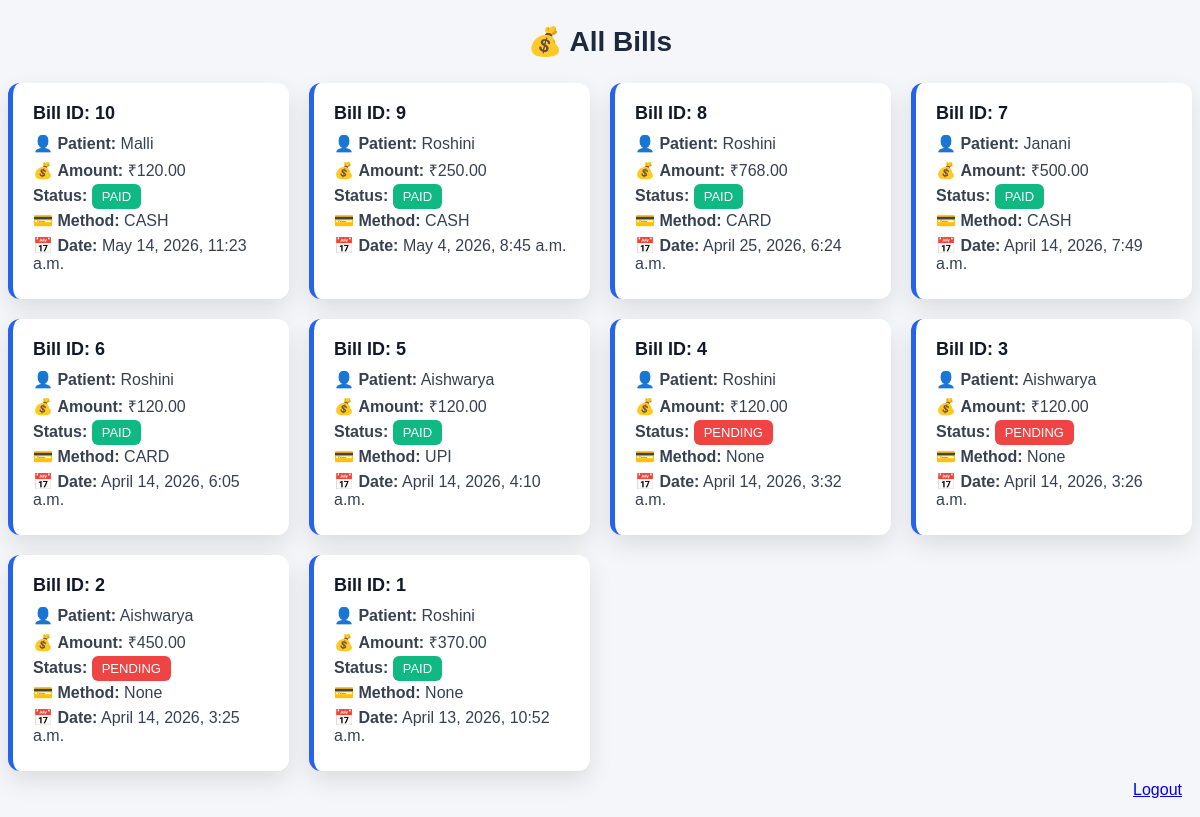
The page /happ/billing/ (signed in) on the database its author committed.
### happ/models.py (models this page shows, shortened)
class Billing(models.Model):
    bill_id = models.AutoField(primary_key=True)
    patient = models.ForeignKey(Patient, on_delete=models.CASCADE)
    appointment = models.ForeignKey(Appointment, on_delete=models.CASCADE)
    total_amount = models.DecimalField(max_digits=10, decimal_places=2, default=0)
    payment_status = models.CharField(
        max_length=20,
        choices=[
            ('PAID', 'Paid'),
            ('PENDING', 'Pending')
        ],
        default='PENDING'
    )
    payment_method = models.CharField(
        max_length=20,
        choices=[
            ('CASH', 'Cash'),
            ('CARD', 'Card'),
            ('UPI', 'UPI')
        ],
        null=True,
        blank=True
    )
    bill_date = models.DateTimeField(auto_now_add=True)

class Patient(models.Model):
    patient_id = models.AutoField(primary_key=True)
    name = models.CharField(max_length=100)
    username = models.CharField(max_length=100, unique=True)
    password = models.CharField(max_length=100)
    dob = models.DateField()
    gender = models.CharField(max_length=10)
    phone = models.CharField(max_length=15)
    email = models.EmailField(unique=True)
    address = models.TextField()
    blood_group = models.CharField(max_length=5)

### happ/views.py (the view)
# urls.py: path('billing/', views.view_bills, name='billing'),
@login_required
def view_bills(request):
    bills = Billing.objects.all().order_by('-bill_date')
    return render(request, 'view_bills.html', {'bills': bills})

### happ/templates/view_bills.html (shortened to what this page needs)
{% block content %}
<div class="container py-4">
    <div class="page-title">💰 All Bills</div>
    {% if bills %}
    <div class="bill-grid">
        {% for b in bills %}
        <div class="bill-card">
            <div class="bill-id">Bill ID: {{ b.bill_id }}</div>
            <div class="text">
                👤 <strong>Patient:</strong> {{ b.patient.name }}
            </div>
            <div class="text">
                💰 <strong>Amount:</strong> ₹{{ b.total_amount }}
            </div>
            <div class="text">
                <strong>Status:</strong>
                {% if b.payment_status == "PAID" %}
                    <span class="badge-paid">PAID</span>
                {% else %}
                    <span class="badge-pending">PENDING</span>
                {% endif %}
            </div>
            <div class="text">
                💳 <strong>Method:</strong> {{ b.payment_method }}
            </div>
            <div class="text">
                📅 <strong>Date:</strong> {{ b.bill_date }}
            </div>
        </div>
        {% endfor %}
    </div>
    {% else %}
    <div class="empty">
        No bills found 🧾
    </div>
    {% endif %}
</div>
{% endblock %}
<div style="text-align:right;padding:10px;"><a href="{% url 'logout' %}">Logout</a></div>

### happ/templates/view_bills.html (style rules this page uses)
.page-title { text-align:center; font-size:28px; font-weight:bold; color:#1e293b; margin:25px 0; }
.bill-grid { display:grid; grid-template-columns:repeat(auto-fit, minmax(280px, 1fr)); gap:20px; }
.bill-card { background:white; border-radius:12px; padding:20px; box-shadow:0 10px 25px rgba(0,0,0,0.1); transition:0.3s; border-left:5px solid #2563eb; }
.bill-id { font-weight:bold; font-size:18px; margin-bottom:10px; color:#111827; }
.text { margin:6px 0; color:#374151; }
.badge-paid { background:#10b981; color:white; padding:5px 10px; border-radius:6px; font-size:13px; }
.badge-pending { background:#ef4444; color:white; padding:5px 10px; border-radius:6px; font-size:13px; }

### rows shown on the page
Billing: bill_id "10", patient.name "Malli", total_amount "120.00", payment_status "PAID", payment_method "CASH", bill_date "May 14, 2026, 11:23 a.m."
Billing: bill_id "9", patient.name "Roshini", total_amount "250.00", payment_status "PAID", payment_method "CASH", bill_date "May 4, 2026, 8:45 a.m."
Billing: bill_id "8", patient.name "Roshini", total_amount "768.00", payment_status "PAID", payment_method "CARD", bill_date "April 25, 2026, 6:24 a.m."
Billing: bill_id "7", patient.name "Janani", total_amount "500.00", payment_status "PAID", payment_method "CASH", bill_date "April 14, 2026, 7:49 a.m."
Billing: bill_id "6", patient.name "Roshini", total_amount "120.00", payment_status "PAID", payment_method "CARD", bill_date "April 14, 2026, 6:05 a.m."
Billing: bill_id "5", patient.name "Aishwarya", total_amount "120.00", payment_status "PAID", payment_method "UPI", bill_date "April 14, 2026, 4:10 a.m."
Billing: bill_id "4", patient.name "Roshini", total_amount "120.00", payment_status "PENDING", payment_method "None", bill_date "April 14, 2026, 3:32 a.m."
Billing: bill_id "3", patient.name "Aishwarya", total_amount "120.00", payment_status "PENDING", payment_method "None", bill_date "April 14, 2026, 3:26 a.m."
Billing: bill_id "2", patient.name "Aishwarya", total_amount "450.00", payment_status "PENDING", payment_method "None", bill_date "April 14, 2026, 3:25 a.m."
Billing: bill_id "1", patient.name "Roshini", total_amount "370.00", payment_status "PAID", payment_method "None", bill_date "April 13, 2026, 10:52 a.m."
